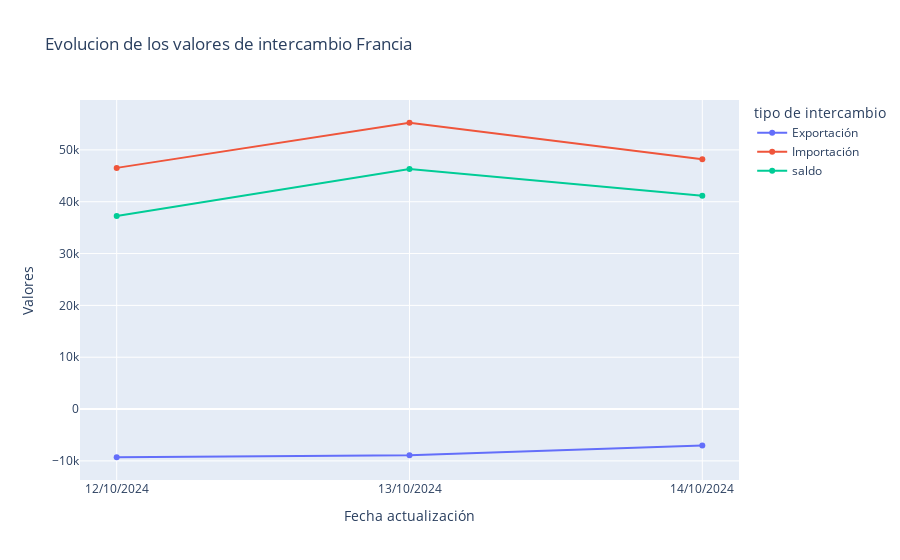

Notebook code for this chart:
### Code cell
fig = px.line(df_intercambio[df_intercambio['nombre'] == 'Francia'], x = 'Fecha actualización', y = 'Valores', color= 'tipo de intercambio',
              line_group='tipo de intercambio',
              title= 'Evolucion de los valores de intercambio Francia',
              markers= True)

fig.show()

### Figure 1 — Plotly figure (JSON) as saved in the notebook; plotly's stock layout.template omitted (floating-point values rounded to 4 significant figures)
{"data": [{"hovertemplate": "tipo de intercambio=Exportación<br>Fecha actualización=%{x}<br>Valores=%{y}<extra></extra>", "legendgroup": "Exportación", "line": {"color": "#636efa", "dash": "solid"}, "marker": {"symbol": "circle"}, "mode": "markers+lines", "name": "Exportación", "orientation": "v", "showlegend": true, "type": "scatter", "x": ["12/10/2024", "13/10/2024", "14/10/2024"], "xaxis": "x", "y": [-9298.0, -8923.0, -7028.0], "yaxis": "y"}, {"hovertemplate": "tipo de intercambio=Importación<br>Fecha actualización=%{x}<br>Valores=%{y}<extra></extra>", "legendgroup": "Importación", "line": {"color": "#EF553B", "dash": "solid"}, "marker": {"symbol": "circle"}, "mode": "markers+lines", "name": "Importación", "orientation": "v", "showlegend": true, "type": "scatter", "x": ["12/10/2024", "13/10/2024", "14/10/2024"], "xaxis": "x", "y": [46530.0, 55230.0, 48190.0], "yaxis": "y"}, {"hovertemplate": "tipo de intercambio=saldo<br>Fecha actualización=%{x}<br>Valores=%{y}<extra></extra>", "legendgroup": "saldo", "line": {"color": "#00cc96", "dash": "solid"}, "marker": {"symbol": "circle"}, "mode": "markers+lines", "name": "saldo", "orientation": "v", "showlegend": true, "type": "scatter", "x": ["12/10/2024", "13/10/2024", "14/10/2024"], "xaxis": "x", "y": [37230.0, 46310.0, 41170.0], "yaxis": "y"}], "layout": {"legend": {"title": {"text": "tipo de intercambio"}, "tracegroupgap": 0}, "title": {"text": "Evolucion de los valores de intercambio Francia"}, "xaxis": {"anchor": "y", "domain": [0, 1], "title": {"text": "Fecha actualización"}}, "yaxis": {"anchor": "x", "domain": [0, 1], "title": {"text": "Valores"}}}}
